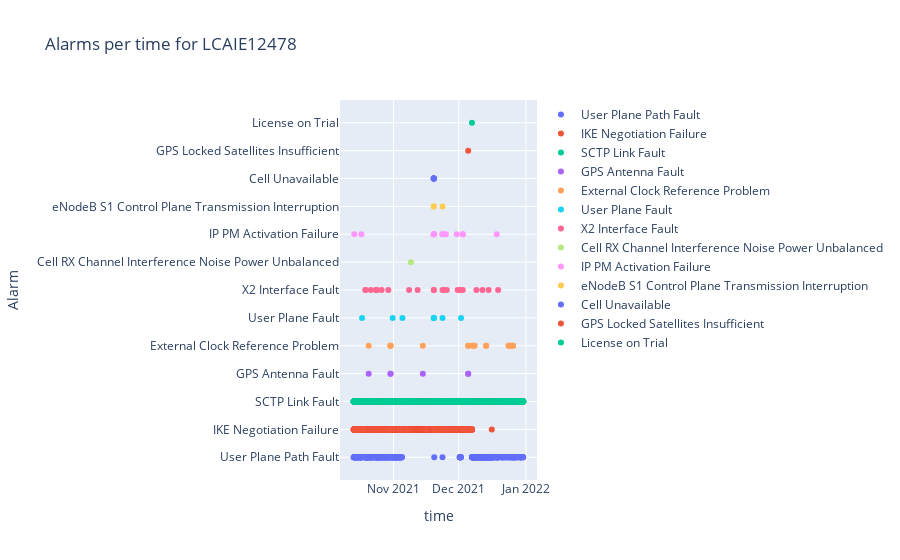

This figure's notebook cell:
### Code cell
#Site alarms
data=[]
snap = df[df['Alarm Source']=='LCAIE12478']
for i in snap['Name'].unique():
    snap2 = snap[snap['Name']==i]
    trace = go.Scatter(x=pd.to_datetime(snap2['Occurred On (NT)']),y=snap2['Name'],name=i,mode='markers')
    data.append(trace)
layout = go.Layout(title='Alarms per time for LCAIE12478', xaxis ={'title':'time'},yaxis={'title':'Alarm'}, hovermode = 'x unified',height=600)
fig = go.Figure(data=data, layout=layout)
fig.show()

### Figure 1 — Plotly figure (JSON) as saved in the notebook; plotly's stock layout.template omitted (floating-point values rounded to 4 significant figures; data arrays with more than 128 entries replaced by an {"elided": "..."} marker saying what was removed)
{"data": [{"mode": "markers", "name": "User Plane Path Fault", "type": "scatter", "x": {"elided": "527 str values"}, "y": {"elided": "527 str values"}}, {"mode": "markers", "name": "IKE Negotiation Failure", "type": "scatter", "x": {"elided": "2230 str values"}, "y": {"elided": "2230 str values"}}, {"mode": "markers", "name": "SCTP Link Fault", "type": "scatter", "x": {"elided": "6383 str values"}, "y": {"elided": "6383 str values"}}, {"mode": "markers", "name": "GPS Antenna Fault", "type": "scatter", "x": ["2021-10-30T15:48:27", "2021-11-14T12:02:51", "2021-10-20T13:20:32", "2021-12-05T09:10:49", "2021-12-05T09:17:54", "2021-10-30T13:50:07"], "y": ["GPS Antenna Fault", "GPS Antenna Fault", "GPS Antenna Fault", "GPS Antenna Fault", "GPS Antenna Fault", "GPS Antenna Fault"]}, {"mode": "markers", "name": "External Clock Reference Problem", "type": "scatter", "x": ["2021-10-30T15:50:09", "2021-11-14T12:03:06", "2021-10-20T13:24:17", "2021-12-05T09:10:39", "2021-12-05T09:20:54", "2021-12-07T11:13:44", "2021-12-07T11:14:57", "2021-12-08T08:57:47", "2021-12-13T15:44:08", "2021-12-13T15:46:53", "2021-12-24T00:41:57", "2021-12-24T00:42:43", "2021-12-25T00:37:52", "2021-12-25T00:39:04", "2021-12-26T00:34:53", "2021-12-26T00:34:55", "2021-10-30T13:49:56", "2021-10-30T14:03:17"], "y": ["External Clock Reference Problem", "External Clock Reference Problem", "External Clock Reference Problem", "External Clock Reference Problem", "External Clock Reference Problem", "External Clock Reference Problem", "External Clock Reference Problem", "External Clock Reference Problem", "External Clock Reference Problem", "External Clock Reference Problem", "External Clock Reference Problem", "External Clock Reference Problem", "External Clock Reference Problem", "External Clock Reference Problem", "External Clock Reference Problem", "External Clock Reference Problem", "External Clock Reference Problem", "External Clock Reference Problem"]}, {"mode": "markers", "name": "User Plane Fault", "type": "scatter", "x": ["2021-10-31T14:31:29", "2021-11-05T02:26:07", "2021-10-17T11:56:33", "2021-11-19T12:56:11", "2021-11-19T13:38:16", "2021-11-19T13:38:11", "2021-11-23T13:33:49", "2021-12-02T02:10:54"], "y": ["User Plane Fault", "User Plane Fault", "User Plane Fault", "User Plane Fault", "User Plane Fault", "User Plane Fault", "User Plane Fault", "User Plane Fault"]}, {"mode": "markers", "name": "X2 Interface Fault", "type": "scatter", "x": ["2021-11-08T03:44:31", "2021-11-12T02:27:51", "2021-11-19T13:38:54", "2021-10-19T01:15:18", "2021-10-19T01:34:39", "2021-11-19T13:38:54", "2021-11-23T13:36:35", "2021-11-24T03:18:37", "2021-11-25T12:34:20", "2021-11-30T12:52:22", "2021-12-01T13:33:56", "2021-12-02T21:46:06", "2021-10-21T12:50:13", "2021-12-09T03:57:52", "2021-10-24T01:04:29", "2021-10-24T01:13:39", "2021-12-11T22:30:51", "2021-10-24T02:32:29", "2021-10-24T02:41:22", "2021-12-14T19:11:06", "2021-12-19T04:17:46", "2021-10-26T11:33:59", "2021-10-29T14:06:01"], "y": ["X2 Interface Fault", "X2 Interface Fault", "X2 Interface Fault", "X2 Interface Fault", "X2 Interface Fault", "X2 Interface Fault", "X2 Interface Fault", "X2 Interface Fault", "X2 Interface Fault", "X2 Interface Fault", "X2 Interface Fault", "X2 Interface Fault", "X2 Interface Fault", "X2 Interface Fault", "X2 Interface Fault", "X2 Interface Fault", "X2 Interface Fault", "X2 Interface Fault", "X2 Interface Fault", "X2 Interface Fault", "X2 Interface Fault", "X2 Interface Fault", "X2 Interface Fault"]}, {"mode": "markers", "name": "Cell RX Channel Interference Noise Power Unbalanced", "type": "scatter", "x": ["2021-11-08T23:48:50"], "y": ["Cell RX Channel Interference Noise Power Unbalanced"]}, {"mode": "markers", "name": "IP PM Activation Failure", "type": "scatter", "x": ["2021-10-17T05:03:06", "2021-11-19T12:55:50", "2021-11-19T13:38:07", "2021-11-19T13:38:07", "2021-11-19T13:38:07", "2021-11-19T13:38:07", "2021-11-19T13:38:07", "2021-10-13T22:10:01", "2021-11-23T13:33:53", "2021-11-23T13:33:53", "2021-11-23T13:33:53", "2021-11-25T02:11:59", "2021-11-30T02:19:00", "2021-12-02T21:22:15", "2021-12-02T21:40:26", "2021-12-18T12:53:53"], "y": ["IP PM Activation Failure", "IP PM Activation Failure", "IP PM Activation Failure", "IP PM Activation Failure", "IP PM Activation Failure", "IP PM Activation Failure", "IP PM Activation Failure", "IP PM Activation Failure", "IP PM Activation Failure", "IP PM Activation Failure", "IP PM Activation Failure", "IP PM Activation Failure", "IP PM Activation Failure", "IP PM Activation Failure", "IP PM Activation Failure", "IP PM Activation Failure"]}, {"mode": "markers", "name": "eNodeB S1 Control Plane Transmission Interruption", "type": "scatter", "x": ["2021-11-19T12:52:29", "2021-11-19T13:38:54", "2021-11-23T13:33:46"], "y": ["eNodeB S1 Control Plane Transmission Interruption", "eNodeB S1 Control Plane Transmission Interruption", "eNodeB S1 Control Plane Transmission Interruption"]}, {"mode": "markers", "name": "Cell Unavailable", "type": "scatter", "x": ["2021-11-19T12:58:40", "2021-11-19T12:58:43", "2021-11-19T12:58:46", "2021-11-19T13:38:54", "2021-11-19T13:38:54", "2021-11-19T13:38:54"], "y": ["Cell Unavailable", "Cell Unavailable", "Cell Unavailable", "Cell Unavailable", "Cell Unavailable", "Cell Unavailable"]}, {"mode": "markers", "name": "GPS Locked Satellites Insufficient", "type": "scatter", "x": ["2021-12-05T09:20:56"], "y": ["GPS Locked Satellites Insufficient"]}, {"mode": "markers", "name": "License on Trial", "type": "scatter", "x": ["2021-12-07T02:52:08"], "y": ["License on Trial"]}], "layout": {"autosize": true, "hovermode": "x unified", "title": {"text": "Alarms per time for LCAIE12478"}, "xaxis": {"autorange": true, "range": ["2021-10-08 15:08:54.1268", "2022-01-04 19:05:40.8732"], "title": {"text": "time"}, "type": "date"}, "yaxis": {"autorange": true, "range": [-0.8016, 12.8], "title": {"text": "Alarm"}, "type": "category"}}}
